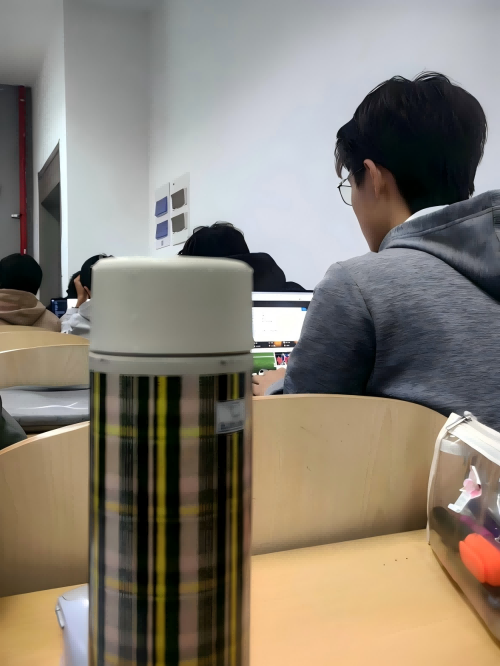
#> input picture 1.png, 500 x 666 px
$ python cv2connecting.py
#> lines starting #> are read from the running program, lines starting #| are printed output that depends on the picture
import cv2
import numpy as np
from matplotlib import pyplot as plt

# 读取图像
img1 = cv2.imread('1.png')  # 左侧图像
#> img1 is the input picture: shape (666, 500, 3); mean B, G, R 116.2, 128.1, 136.2
img2 = cv2.imread('2.png')  # 右侧图像
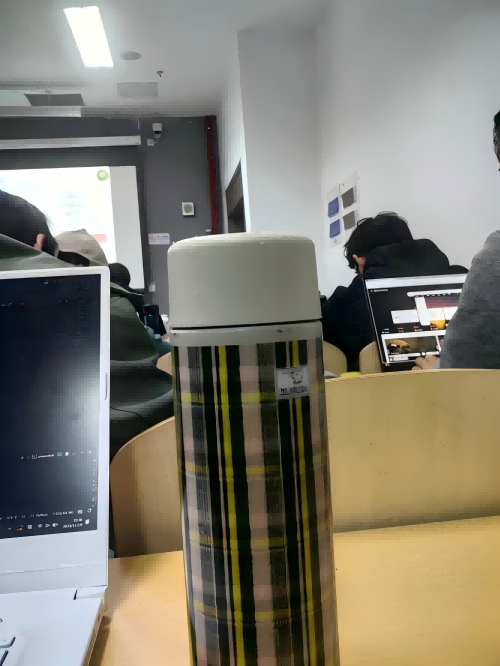
#> input picture 2.png, 500 x 666 px
#> img2 is the input picture: shape (666, 500, 3); mean B, G, R 113.9, 127, 130.9

# 转为灰度图像
gray1 = cv2.cvtColor(img1, cv2.COLOR_BGR2GRAY)
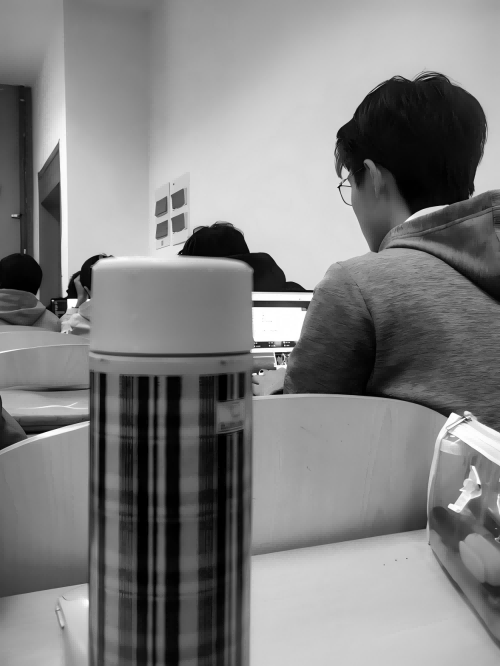
#> gray1: shape (666, 500); min 0, max 255, mean 129.1
gray2 = cv2.cvtColor(img2, cv2.COLOR_BGR2GRAY)
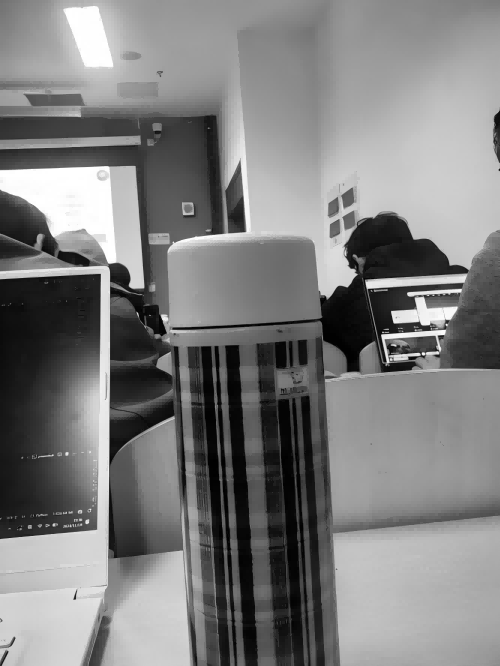
#> gray2: shape (666, 500); min 0, max 255, mean 126.7

# 提取 SIFT 特征点和描述符
sift = cv2.SIFT_create()
kp1, des1 = sift.detectAndCompute(gray1, None)
#> kp1 = 460 keypoints; strongest (x, y, size): (72, 303, 6.2), (219, 240, 27.1), (65, 294, 3.6), (295, 287, 7.6)
kp2, des2 = sift.detectAndCompute(gray2, None)
#> kp2 = 685 keypoints; strongest (x, y, size): (423, 354, 1.9), (372, 284, 7.9), (410, 294, 3.5), (75, 598, 1.8)

# 使用 BFMatcher 匹配特征点
bf = cv2.BFMatcher(cv2.NORM_L2, crossCheck=True)
matches = bf.match(des1, des2)
#> matches = 179 matches

# 按距离排序匹配点
matches = sorted(matches, key=lambda x: x.distance)

# 提取匹配点的位置
src_pts = np.float32([kp1[m.queryIdx].pt for m in matches]).reshape(-1, 1, 2)
#> src_pts = 179 rows, first 8: [204.4, 471.2], [234.2, 510], [161.8, 431.6], [161.4, 519.8], [57.92, 185.9], [155.4, 437.5], [204.3, 496.2], [172.7, 219]
dst_pts = np.float32([kp2[m.trainIdx].pt for m in matches]).reshape(-1, 1, 2)
#> dst_pts = 179 rows, first 8: [276, 578.6], [310.7, 613.6], [224.5, 397.7], [229.8, 479.5], [241.7, 199.2], [219.3, 403], [277.5, 603], [344.1, 217.5]

# 计算单应性矩阵
M, mask = cv2.findHomography(src_pts, dst_pts, cv2.RANSAC, 5.0)
#> M = [[0.917, 0.0157, 167.4], [-0.0484, 0.859, 27.42], [0.000423, -0.000559, 1]]; mask = 179 values, max 1 at index 4, min 0 at index 0, mean 0.117

# 透视变换图像
h, w, _ = img1.shape
#> h = 666; w = 500
img1_warped = cv2.warpPerspective(img1, M, (w + img2.shape[1], max(h, img2.shape[0])))
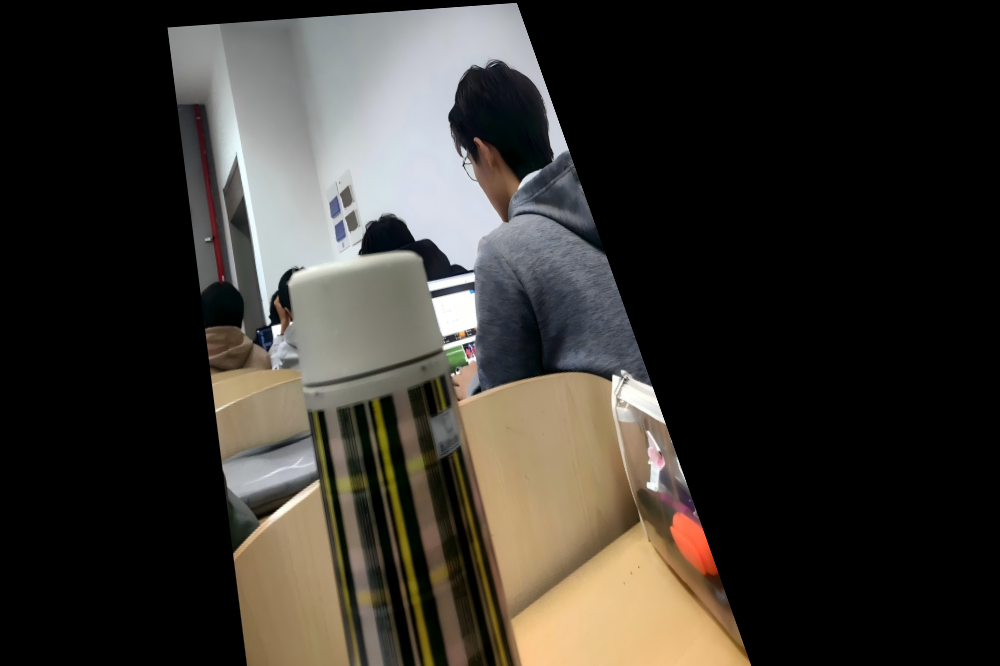
#> img1_warped: shape (666, 1000, 3); mean B, G, R 46.7, 52.3, 55.9
img1_warped[0:img2.shape[0], 0:img2.shape[1]] = img2
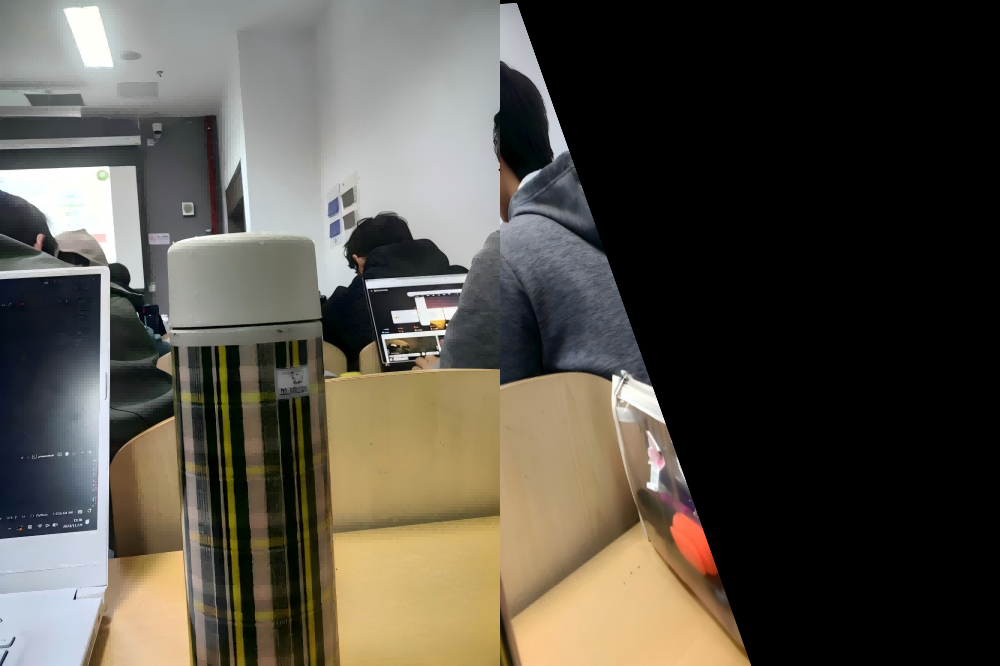
#> img1_warped: shape (666, 1000, 3); mean B, G, R 70.7, 80.4, 85.1

# 显示拼接结果
plt.figure(figsize=(12, 8))
plt.imshow(cv2.cvtColor(img1_warped, cv2.COLOR_BGR2RGB))
plt.title("Image Stitching using OpenCV SIFT")
plt.axis('off')
plt.show()
